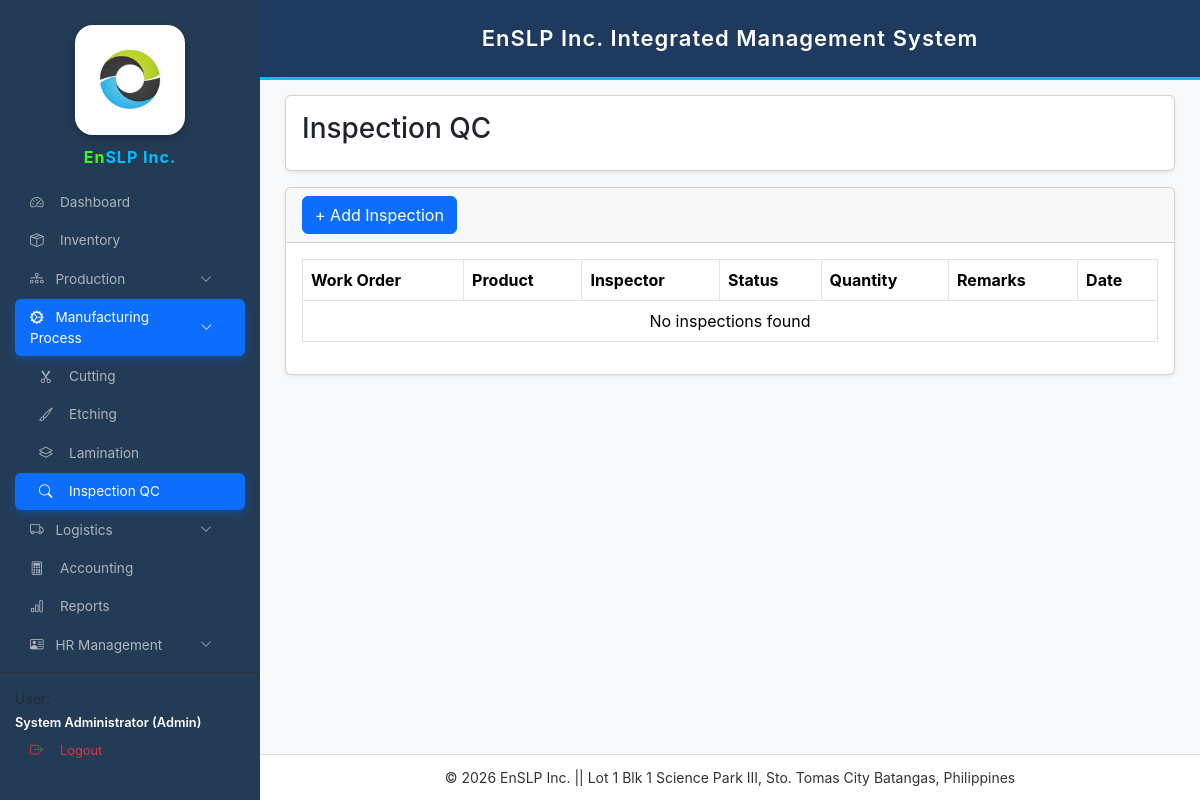
Before: /inspection_qc.php (signed in) with the older database file.
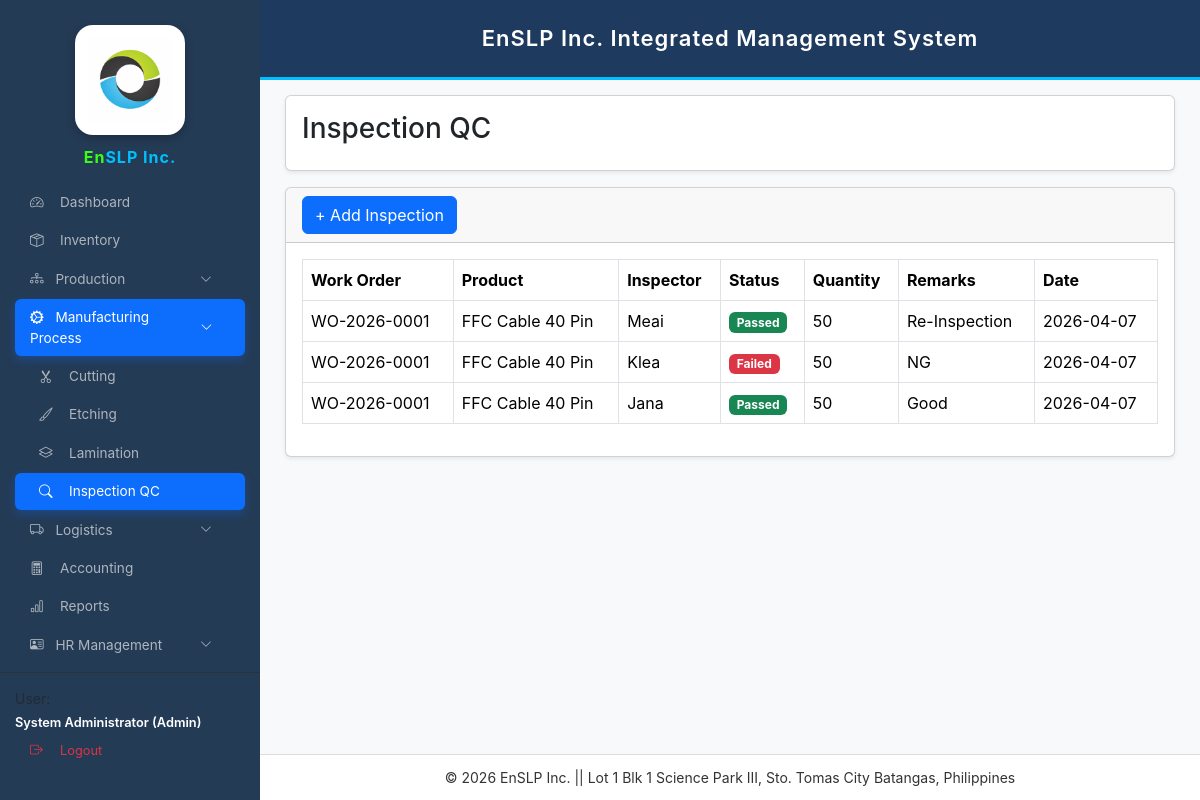
After: the same page with the newer database file.
### tables this page shows
CREATE TABLE `inspection_qc` (
  `id` int(11) NOT NULL,
  `work_order_id` varchar(50) NOT NULL,
  `item_id` int(11) NOT NULL,
  `inspector` varchar(100) DEFAULT NULL,
  `status` enum('Passed','Failed') NOT NULL,
  `remarks` text DEFAULT NULL,
  `date_inspected` timestamp NOT NULL DEFAULT current_timestamp(),
  `passed_qty` int(11) DEFAULT NULL
);

CREATE TABLE `work_orders` (
  `id` int(11) NOT NULL,
  `wo_no` varchar(50) DEFAULT NULL,
  `product_name` varchar(150) NOT NULL,
  `client` varchar(150) DEFAULT NULL,
  `qty` int(11) DEFAULT 0,
  `status` varchar(50) DEFAULT NULL,
  `date_started` date NOT NULL,
  `date_completed` date DEFAULT NULL,
  `remarks` varchar(255) DEFAULT NULL,
  `created_at` timestamp NOT NULL DEFAULT current_timestamp(),
  `selling_price` decimal(10,2) DEFAULT 0.00
);

CREATE TABLE `inventory_items` (
  `id` int(11) NOT NULL,
  `item_code` varchar(50) DEFAULT NULL,
  `item_name` varchar(150) NOT NULL,
  `category` varchar(50) DEFAULT NULL,
  `unit` varchar(30) DEFAULT 'pcs',
  `quantity` int(11) NOT NULL DEFAULT 0,
  `reorder_level` int(11) NOT NULL DEFAULT 0,
  `created_at` datetime NOT NULL DEFAULT current_timestamp(),
  `cost` decimal(10,2) DEFAULT NULL,
  `selling_price` decimal(10,2) DEFAULT 0.00,
  `status` varchar(20) DEFAULT 'active',
  `value` decimal(10,2) DEFAULT 0.00
);

### inspection_qc.php (the view, shortened to what this page needs)
<?php
require_once "config.php";
$stmt=$conn->query("
SELECT q.*,i.item_name,w.wo_no,w.product_name
FROM inspection_qc q
LEFT JOIN inventory_items i ON q.item_id = i.id
LEFT JOIN work_orders w ON q.work_order_id = w.id
ORDER BY q.id DESC
");
$inspections=$stmt->fetchAll(PDO::FETCH_ASSOC);
?>
<!DOCTYPE html>
<html>
<head>
<link href="https://cdn.jsdelivr.net/npm/bootstrap@5.3.3/dist/css/bootstrap.min.css" rel="stylesheet">
</head>
<body>
<?php include 'sidebar.php'; ?>
<?php include 'header.php'; ?>
<div class="main-content">
<div class="card shadow-sm mb-3">
<div class="card-body">
<h3>Inspection QC</h3>
</div>
</div>
<div class="card shadow-sm">
<div class="card-header">
<button class="btn btn-primary"
data-bs-toggle="modal"
data-bs-target="#addInspectionModal">
+ Add Inspection
</button>
</div>
<div class="card-body">
<table class="table table-bordered">
<thead>
<tr>
<th>Work Order</th>
<th>Product</th>
<th>Inspector</th>
<th>Status</th>
<th>Quantity</th>
<th>Remarks</th>
<th>Date</th>
</tr>
</thead>
<tbody>
<?php if($inspections){ ?>
<?php foreach($inspections as $row){ ?>
<tr>
<td><?=$row['wo_no']?></td>
<td><?=$row['item_name']?></td>
<td><?=$row['inspector']?></td>
<td>
<?php if($row['status']=="Passed"){ ?>
<span class="badge bg-success">Passed</span>
<?php }else{ ?>
<span class="badge bg-danger">Failed</span>
<?php } ?>
</td>
<td><?=$row['passed_qty']?></td>
<td><?=$row['remarks']?></td>
<td><?=date('Y-m-d', strtotime($row['date_inspected']))?></td>
</tr>
<?php } ?>
<?php }else{ ?>
<tr>
<td colspan="7" class="text-center">
No inspections found
</td>
</tr>
<?php } ?>
</tbody>
</table>
</div>
</div>
</div>
<?php include 'footer.php'; ?>
</body>
</html>

Changed rows visible on the page:
added inspection_qc: work_order.wo_no "WO-2026-0001", inventory_items.item_name "FFC Cable 40 Pin", inspector "Meai", status "Passed", passed_qty "50", remarks "Re-Inspection", date_inspected "2026-04-07"
added inspection_qc: work_order.wo_no "WO-2026-0001", inventory_items.item_name "FFC Cable 40 Pin", inspector "Klea", status "Failed", passed_qty "50", remarks "NG", date_inspected "2026-04-07"
added inspection_qc: work_order.wo_no "WO-2026-0001", inventory_items.item_name "FFC Cable 40 Pin", inspector "Jana", status "Passed", passed_qty "50", remarks "Good", date_inspected "2026-04-07"
Other visible differences:
text no longer shown: "No inspections found"
